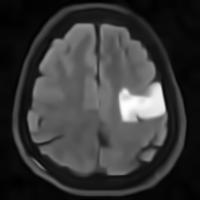
#> input picture images/MRI_images/BM3D_allstages_denoised.jpg, 200 x 200 px, given in place of noise_image.jpg, which was not available
$ jupyter execute --allow-errors MRI_denoising.ipynb   (older library calls are emulated)
#> lines starting #> are read from the running program, lines starting #| are printed output that depends on the picture; pictures that were not available may be replaced by others from this repository, and a replacement may not be noted
[cell 1]
from skimage import img_as_float, io, transform
from skimage.metrics import peak_signal_noise_ratio, structural_similarity as ssim
from matplotlib import pyplot as plt
from scipy import ndimage as nd
import numpy as np
from skimage.restoration import (denoise_tv_chambolle, denoise_bilateral,
                                 denoise_wavelet, estimate_sigma, cycle_spin, denoise_nl_means)
from skimage import img_as_ubyte, img_as_float
import cv2
import bm3d

def imadjust(image, low_in, high_in, low_out=0, high_out=255):
    # Normalize the input range
    image = cv2.normalize(image, None, alpha=0, beta=1, norm_type=cv2.NORM_MINMAX, dtype=cv2.CV_32F)

    # Apply the intensity transformation
    image = (image - low_in) / (high_in - low_in)
    image = np.clip(image, 0, 1)

    # Scale to the output range
    image = (high_out - low_out) * image + low_out
    image = np.clip(image, low_out, high_out)

    return image.astype(np.uint8)

noisy_img = img_as_float(io.imread(r"D:\BTD Code-2\Noise_image\noise_image.jpg", as_gray=True))
#> noisy_img is the input picture: shape (200, 200) float64; min 0, max 1, mean 0.22
ref_img = img_as_float(io.imread(r"D:\BTD Code-2\Clean_image\clean_image.jpg", as_gray=True))
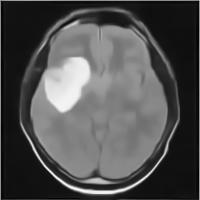
#> input picture images/MRI_images/BM3D_denoised.jpg, 200 x 200 px, given in place of clean_image.jpg, which was not available
#> ref_img is the input picture: shape (200, 200) float64; min 0, max 1, mean 0.319

desired_size = (200, 200)

noisy_img = transform.resize(noisy_img, desired_size, mode='reflect', anti_aliasing=True)
ref_img = transform.resize(ref_img, desired_size, mode='reflect', anti_aliasing=True)
# change

def mse(original, denoised):
    return np.mean((original - denoised) ** 2)

def mae(original, denoised):
    return np.mean(np.abs(original - denoised))

def rmse(original, denoised):
    return np.sqrt(mse(original, denoised))

noise_psnr = peak_signal_noise_ratio(ref_img, noisy_img)
#> noise_psnr = 13.37
noise_ssim, _ = ssim(ref_img, noisy_img, full=True, win_size=3, data_range=1.0)
#> noise_ssim = 0.506
noise_mse = mse(ref_img, noisy_img)
#> noise_mse = 0.046
noise_mae = mae(ref_img, noisy_img)
#> noise_mae = 0.152
noise_rmse = rmse(ref_img, noisy_img)
#> noise_rmse = 0.214

def gaussian():
    gaussian_img = nd.gaussian_filter(noisy_img, sigma=5)
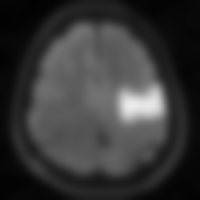
#> gaussian_img: shape (200, 200) float64; min 0.00745, max 0.927, mean 0.22
    plt.imsave("images/MRI_images/Gaussian_smoothed.jpg", gaussian_img, cmap='gray')

    return gaussian_img

def bilateral():
    sigma_est = estimate_sigma(noisy_img, average_sigmas=True)
#> sigma_est = 0.00126
    denoise_bilateral_img = denoise_bilateral(noisy_img, sigma_spatial=15)
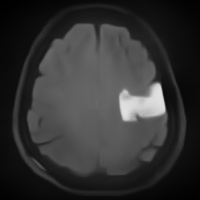
#> denoise_bilateral_img: shape (200, 200) float64; min 0.00219, max 0.886, mean 0.201

    return denoise_bilateral_img

def tv_denoise():
    denoise_TV = denoise_tv_chambolle(noisy_img, weight=0.3)
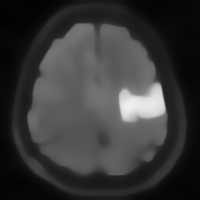
#> denoise_TV: shape (200, 200) float64; min 0.0084, max 0.939, mean 0.22

    return denoise_TV

def wavelet():
    wavelet_smoothed = denoise_wavelet(noisy_img,
                                   method='BayesShrink',
                                   mode='soft',
                                   rescale_sigma=True)

    return wavelet_smoothed

def shift_invariant():
    denoise_kwargs = dict(wavelet='db1',
                      method='BayesShrink',
                      rescale_sigma=True)

    all_psnr = []
    max_shifts = 3     #0, 1, 3, 5

    Shift_inv_wavelet = cycle_spin(noisy_img,
                              num_workers=1,
                              func=denoise_wavelet,
                              max_shifts = max_shifts,
                              func_kw=denoise_kwargs)

    return Shift_inv_wavelet

def NLM_skimage():
    sigma_est = np.mean(estimate_sigma(noisy_img))
#> sigma_est = 0.00126

    NLM_skimg_denoise_img = denoise_nl_means(noisy_img, h=1.15 * sigma_est, fast_mode=True,
                                patch_size=9, patch_distance=5)

    return  NLM_skimg_denoise_img

def NLM_cv2():
    # Convert the image to uint8
    noisy_img_uint8 = img_as_ubyte(noisy_img)

    # Apply NLM denoising
    NLM_CV2_denoise_img = cv2.fastNlMeansDenoising(noisy_img_uint8, None, 3, 7, 21)

    # Convert back to float for saving and visualization
    NLM_CV2_denoise_img_float = img_as_float(NLM_CV2_denoise_img)

    return NLM_CV2_denoise_img_float

def BM3D_denoising(stage_arg_val):
    if stage_arg_val == "all_stages":
        BM3D_denoised_image = bm3d.bm3d(noisy_img, sigma_psd=0.2, stage_arg=bm3d.BM3DStages.ALL_STAGES)
    else:
        BM3D_denoised_image = bm3d.bm3d(noisy_img, sigma_psd=0.2, stage_arg=bm3d.BM3DStages.HARD_THRESHOLDING)

    return BM3D_denoised_image

methods = [
    "noisy",
    "gaussian",
    "bilateral",
    "tv",
    "wavelet",
    "shift_invariant",
    "NLM_skimage",
    "NLM_cv2",
    "BM3D_allstages",
    "BM3D_hardthres",
    "NAFNET"
]

gaussian_img = gaussian()
bilateral_img = bilateral()
tv_img = tv_denoise()
wavelet_img = wavelet()
shift_invariant_img = shift_invariant()
NLM_skimage_img = NLM_skimage()
NLM_cv2_img = NLM_cv2()
#> (the rest of this cell did not finish here and is left out)
